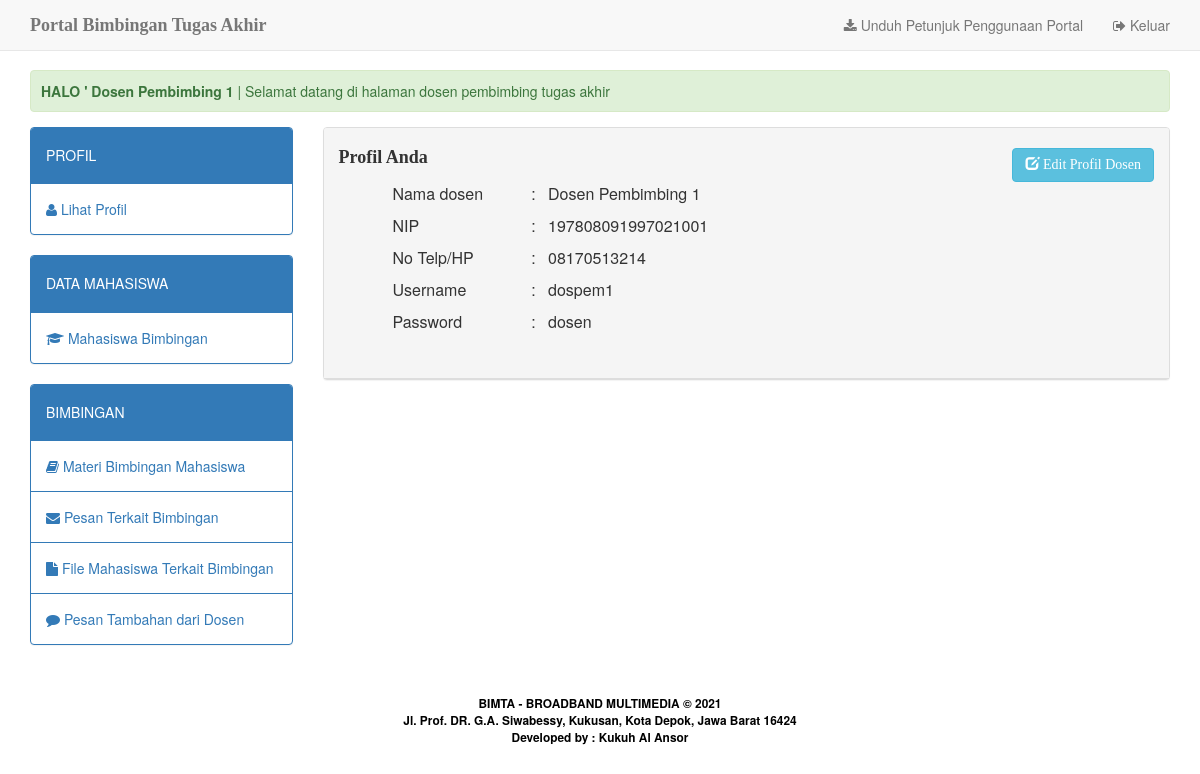
/home.php?apps=profil (signed in), run on the app's committed database.
### tables this page shows
CREATE TABLE `dosen` (
  `id_dosen` int(3) NOT NULL,
  `nip_dosen` char(18) NOT NULL,
  `nm_dosen` varchar(50) NOT NULL,
  `no_telp` char(12) DEFAULT NULL,
  `username` char(10) NOT NULL,
  `password` char(10) NOT NULL,
  `status_user` varchar(5) NOT NULL DEFAULT 'dosen'
);

### apps/app_profil/index.php (the view, shortened to what this page needs)
<div class="panel panel-default">
  <div class="panel-heading">
    <h4><span class="pull-right style2"><?php if ($_SESSION['user_level']=='mahasiswa') {echo "Profil Mahasiswa";} elseif ($_SESSION['user_level']=='admin') {?> <a class="btn btn-info" href="?apps=admin2&act=edit&id=<?php echo $row3['id_admin']; ?>" title="click for edit"><span class="glyphicon glyphicon-edit"></span> Edit Profil Admin</a> <?php } elseif ($_SESSION['user_level']=='kaprodi') {?> <a class="btn btn-info" href="?apps=kaprodi2&act=edit&id=<?php echo $row4['id_kaprodi']; ?>" title="click for edit" ><span class="glyphicon glyphicon-edit"></span> Edit Profil Kaprodi</a> <?php } elseif ($_SESSION['user_level']=='dosen') {?> <a class="btn btn-info" href="?apps=dosen2&act=edit&id=<?php echo $row['id_dosen']; ?>" title="click for edit" ><span class="glyphicon glyphicon-edit"></span> Edit Profil Dosen</a> <?php } ?></span></h4>
      <h4 class="style1">Profil Anda</h4>
      <table width="566" height="160" border="0" align="center">
        <tr>
          <td width="133"><?php if ($_SESSION['user_level']=='dosen') {echo "Nama dosen";} elseif ($_SESSION['user_level']=='mahasiswa') {echo "Nama Mahasiswa";} elseif ($_SESSION['user_level']=='admin') {echo "Nama admin";} elseif ($_SESSION['user_level']=='kaprodi') {echo "Nama Kaprodi";}?></td>
          <td width="16">:</td>
          <td width="393"><?php if ($_SESSION['user_level']=='dosen') {echo $row['nm_dosen'];} elseif ($_SESSION['user_level']=='mahasiswa') {echo $row2['nm_mhs'];} elseif ($_SESSION['user_level']=='admin') {echo $row3['nm_admin'];} elseif ($_SESSION['user_level']=='kaprodi') {echo $row4['nm_kaprodi'];}?></td>
        </tr>
        <?php if ($_SESSION['user_level']=='dosen') {?>
        <tr>
          <td>NIP</td>
          <td>:</td>
          <td><?php echo $row['nip_dosen'];?></td>
        </tr><?php } else {echo"";}?>
        <tr>
          <td><?php if ($_SESSION['user_level']=='dosen') {echo "No Telp/HP";} elseif ($_SESSION['user_level']=='mahasiswa') {echo "Nim";} elseif ($_SESSION['user_level']=='admin') {echo "No Telp/HP";} elseif ($_SESSION['user_level']=='kaprodi') {echo "No Telp/HP";}?> </td>
          <td>:</td>
          <td><?php if ($_SESSION['user_level']=='dosen') {echo $row['no_telp'];} elseif ($_SESSION['user_level']=='mahasiswa') {echo $row2['id_mahasiswa'];} elseif ($_SESSION['user_level']=='admin') {echo $row3['no_telp'];} elseif ($_SESSION['user_level']=='kaprodi') {echo $row4['no_telp'];}?></td>
        </tr>
        <tr>
          <td><?php if ($_SESSION['user_level']=='dosen') {echo "Username";} elseif ($_SESSION['user_level']=='mahasiswa') {echo "Bimbingan";} elseif ($_SESSION['user_level']=='admin') {echo "Username";} elseif ($_SESSION['user_level']=='kaprodi') {echo "Username";}?></td>
          <td>:</td>
          <td><?php if ($_SESSION['user_level']=='dosen') {echo $row['username'];} elseif ($_SESSION['user_level']=='mahasiswa') {echo $row2['id_bimbingan'];} elseif ($_SESSION['user_level']=='admin') {echo $row3['username'];} elseif ($_SESSION['user_level']=='kaprodi') {echo $row4['username'];}?></td>
        </tr>
        <tr>
          <td><?php if ($_SESSION['user_level']=='dosen') {echo "Password";} elseif ($_SESSION['user_level']=='mahasiswa') {echo "Thn Angkatan";} elseif ($_SESSION['user_level']=='admin') {echo "Password";} elseif ($_SESSION['user_level']=='kaprodi') {echo "Password";}?> </td>
          <td>:</td>
          <td><?php if ($_SESSION['user_level']=='dosen') {echo $row['password'];} elseif ($_SESSION['user_level']=='mahasiswa') {echo $row2['th_angkatan'];} elseif ($_SESSION['user_level']=='admin') {echo $row3['password'];} elseif ($_SESSION['user_level']=='kaprodi') {echo $row4['password'];}?></td>
        </tr>
		</table>
      <span>
      <p>&nbsp;</p>
  </span></div>
</div>

### home.php (shortened to what this page needs)
<?php
	include_once 'dbconfig.php';
	$stmt = $db_con->prepare("SELECT * FROM dosen WHERE id_dosen=:uid");
	$stmt->execute(array(":uid"=>$_SESSION['user_session']));
	$row=$stmt->fetch(PDO::FETCH_ASSOC);
	$stmt2 = $db_con->prepare("SELECT * FROM mahasiswa WHERE nim=:uid");
	$stmt2->execute(array(":uid"=>$_SESSION['user_session']));
	$row2=$stmt2->fetch(PDO::FETCH_ASSOC);
	$stmt3 = $db_con->prepare("SELECT * FROM admin_prodi WHERE id_admin=:uid");
	$stmt3->execute(array(":uid"=>$_SESSION['user_session']));
	$row3=$stmt3->fetch(PDO::FETCH_ASSOC);
	$stmt4 = $db_con->prepare("SELECT * FROM kaprodi WHERE id_kaprodi=:uid");
	$stmt4->execute(array(":uid"=>$_SESSION['user_session']));
	$row4=$stmt4->fetch(PDO::FETCH_ASSOC);
?>
<!DOCTYPE html>
<html lang="en">
<head>
  <link href="assets/css/bootstrap.min.css" rel="stylesheet">
  <link href="assets/css/style.css" rel="stylesheet">
  <link href="assets/css/font-awesome.css" rel="stylesheet">
  <link href="assets/css/datatables.min.css" rel="stylesheet">
</head>
<body>
  <nav class="navbar navbar-default navbar-fixed-top">
    <div class="container">
      <div class="navbar-header">
        <a class="navbar-brand" href="./"><b>Portal Bimbingan Tugas Akhir</b><span class="style4"></span></a>
      </div>
      <div id="navbar" class="navbar-collapse collapse">
        <ul class="nav navbar-nav navbar-right">
          <?php if ($_SESSION['user_level']=='mahasiswa') {
			        echo "<li><a download href=petunjuk/mahasiswa.pdf><span class=\"fa fa-download\"></span> Unduh Petunjuk Penggunaan Portal</a></li>";
			        }
					elseif ($_SESSION['user_level']=='dosen') {
			        echo "<li><a download href=petunjuk/dosen.pdf><span class=\"fa fa-download\"></span> Unduh Petunjuk Penggunaan Portal</a></li>";
			        }
					elseif ($_SESSION['user_level']=='kaprodi') {
			        echo "<li><a download href=petunjuk/kaprodi.pdf><span class=\"fa fa-download\"></span> Unduh Petunjuk Penggunaan Portal</a></li>";
			        }
					 ?>
          <li><a href="logout.php"><span class="fa fa-sign-out"></span> Keluar</a></li>
        </ul>
      </div>
    </div>
  </nav>
  <div class="body-container">
    <div class="container">
      <div class='alert alert-success'>
        <marquee>
          <strong>HALO ' <?php
					if ($_SESSION['user_level']=='dosen') {echo $row['nm_dosen'];}
					elseif ($_SESSION['user_level']=='mahasiswa') {echo $row2['nm_mhs'];}
					elseif ($_SESSION['user_level']=='admin') {echo $row3['nm_admin'];}
					elseif ($_SESSION['user_level']=='kaprodi') {echo $row4['nm_kaprodi'];}
				?></strong> | Selamat datang di halaman <?php
					if ($_SESSION['user_level']=='dosen') {echo "dosen pembimbing tugas akhir";}
					elseif ($_SESSION['user_level']=='mahasiswa') {echo "mahasiswa";}
					elseif ($_SESSION['user_level']=='admin') {echo "administrator";}
					elseif ($_SESSION['user_level']=='kaprodi') {echo "kepala prodi";}
				?>
        </marquee>
      </div>
      <div class="row">
        <div class="col-md-3">
          <?php include 'apps/menu.php'; ?>
        </div>
        <div class="col-md-9">
          <?php include 'apps/content.php'; ?>
        </div>
      </div>
    </div>
    <center>
      <p>&nbsp;</p>
      <p><small style="color: #fff"><span class="style3" style="font-weight: bold;">BIMTA - BROADBAND MULTIMEDIA &copy; <?php echo date('Y');?></span><br>
          <strong><span class="style3"><span class="style3">Jl. Prof. DR. G.A. Siwabessy, Kukusan, Kota Depok,
                Jawa Barat 16424<br>
                Developed by : Kukuh Al Ansor
              </span></strong></small> </p>
    </center>
  </div>
</body>
</html>

### assets/css/style.css (style rules this page uses)
body { background:#f1f9f9; }
.body-container { margin-top:70px; }
.navbar-brand { font-family:"Lucida Handwriting"; }

### home.php (style rules this page uses)
.style3 { color: #000000 }

### apps/app_profil/index.php (style rules this page uses)
.style1 { font-family: Harrington; font-weight: bold; }
.style2 { font-family: Georgia, "Harrington", Times, serif }

### data on the page
dosen: nm_dosen "Dosen Pembimbing 1", nip_dosen "197808091997021001", no_telp "08170513214", username "dospem1", password "dosen"
